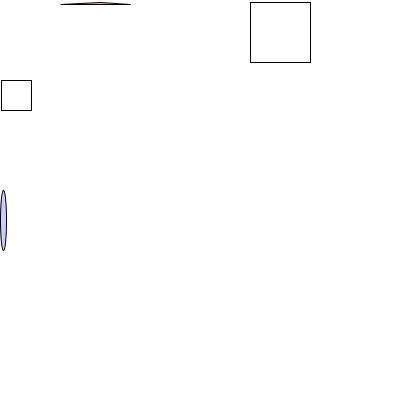
Frame 1 (no input)
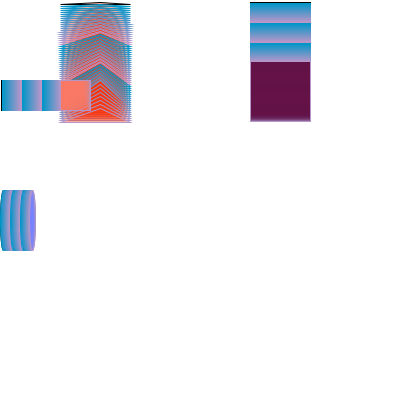
Frame 60 (the mouse pressed at the canvas centre just before this capture)
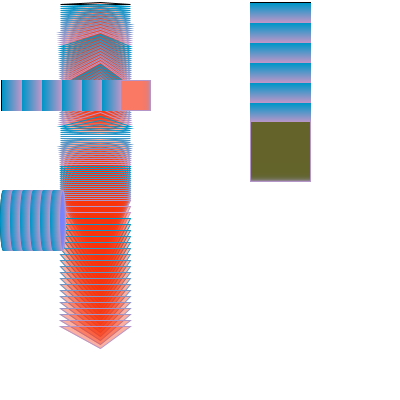
Frame 120 (the mouse held since frame 60 and released just before this capture)

The Processing sketch that drew these frames (run headless with seeded random() and noise(); from frame 60 on, the mouse is pressed at the canvas centre):

// Processing sketch: processing_99760
// ── processing_99760.pde

 
 
/* controles
 
1,2,3,4,5 -> cambio de grosor trazo
 
y con click se cambia el color de background
*/
 
float r=0, i=0;
 
int size = 30;
float xpos = 0;
float ypos = 0;
float x1pos = 0;
float y1pos = 0;
float x2pos = 0;
float y2pos = 0;
float x3pos = 0;
float y3pos = 0;
 
//variables de direcciÛn
 
int xdirection = 1;
int ydirection = 1;
int x1direction = 1;
int y1direction = 1;
int x2direction = 1;
int y2direction = 1;
int x3direction = 1;
int y3direction = 1;
 
//variables de velocidad
 
float xspeed = 1.7;
float yspeed = 2.6;
float x1speed = 3.4;
float y1speed = 4.9;
float x2speed = 6.5;
float y2speed = 1.0;
float x3speed = 1.3;
float y3speed = 2.4;
 
 
void setup()
 
{
 
  size (400,400);
 background(255);
  //frameRate(30);//web fps
 
  //posiciÛn inicial de las variables
 
  xpos = xpos;
  ypos = ypos;
  x1pos = x1pos;
  y1pos = y1pos;
  x2pos = x2pos;
  y2pos = y2pos;
  x3pos = x3pos;
  y3pos = y3pos;
}
void draw()
{
  //Background(020,100,150);
  xpos = xpos + ( xspeed * xdirection );
  ypos = ypos + ( yspeed * ydirection ); 
  x1pos = x1pos +( x1speed * x1direction );
  y1pos = y1pos + ( y1speed * y1direction );
  x2pos = x2pos + ( x2speed * x2direction );
  y2pos = y2pos + ( y2speed * y2direction );
  x3pos = x3pos + ( x3speed * x3direction );
  y3pos = y3pos + ( y3speed * ydirection );
  //condicionales de regreso
 
  if (xpos > width-size || xpos < 0){
    xdirection *= -1;
  }
 
  if (ypos >= 400 || ypos < 0){
    ydirection *= 1;
  }
 
  if (x1pos > width-size || x1pos < 0){
    x1direction*= 1;
  }
 
  if (y1pos >= 400 || y1pos < 0){
    y1direction *= -1;
  }
  if (x2pos > width-size || x2pos < 0){
    x2direction *= -1;
  }
 
  if (y2pos > height-size || y2pos < 0){
    y2direction *= -1;  
  }
  if (x3pos > width-size || x3pos < 0){
    x3direction *= -1;
  }
  if (y3pos >  height-size || y3pos < 0){
    y3direction *= -5;
  }
 
  //figuras
  rect(xpos,80,size,size);
  if ((xpos < 123)&&(xpos > 0)){
    xspeed = 1; //velocidad de este segmento
    fill(120,130,280,100); //color de la figura en este segmento
  }
  if ((xpos < 266)&&(xpos > 133)){
    xspeed = 2.5;
    fill(0,030,50,100);
  }
  if ((xpos > 266)&&(xpos < 400)){
    xspeed = xspeed + 2;
    fill(120,250,20,10);
  }
 
  ellipse(x1pos,220,6,60);
  if ((x1pos < 133)&&(x1pos > 0)){
    x1speed = 0.5;
    fill(250,50,10,100);
  }
  if ((x1pos < 246) && (x1pos > 133)){
    x1speed = x1speed +2;
    fill(50,010,050,100);
  }
  if ((xpos > 266)&&(xpos < 400)){
    x1speed = x1speed +1;
    fill(28,0,13,100);
  }
  triangle(100,ypos,60,y1pos,130,y1pos);
  if ((ypos <=20) && (ypos >=0)) {
    yspeed = 1.5;
    fill(50,90,0,100);
  }
 
  if ((y1pos <=200) && (y1pos >=0)) {
    y1speed = 2;
    fill(10,120,130,0);
  }
  if ((ypos >= 80) && (ypos <=height)){
 
    yspeed = 4;
    fill(100,020,70,100);
  }
  if ((y1pos >= 200) && (y1pos <= height)){
    y1speed = 6;
    fill(100,100,050,100);
  }
  rect (250, y3pos, 60,60);
  if ((y3pos<=200) && (y3pos>=0)) {
    y3speed= 1;
    fill(250,120,100,100);
  }
  if ((y3pos>= 200) && (y3pos<=height)){
    y3speed= 2.5;
    fill (050,100,100,100);
  }
  if ((y3pos >= 200) && (y3pos <= height)){
    y3speed = 3.8;
    fill(100,200,150,100);
  }
 
  stroke(r%200, 150, 200);//Stroke Color based on HSB
  if (key==' ') {// Pause
  stroke(255);
  }
  if (key=='1') {// Stroke weight selection
    strokeWeight(2);
  }
  if (key=='2') {
    strokeWeight(4);
  }
  if (key=='3') {
    strokeWeight(6);
  }
  if (key=='4') {
    strokeWeight(8);
  }
  if (key=='5') {
    strokeWeight(10);
  }
  
  if (i>28) {
    noLoop();
  }
  else {
    r=r+10; //Stroke quantity
    i=i-6;
  }
}
  
void mousePressed()
{
  background(255,255,0);
}
void mouseReleased()
{
  
  background (0,0,0);
}
